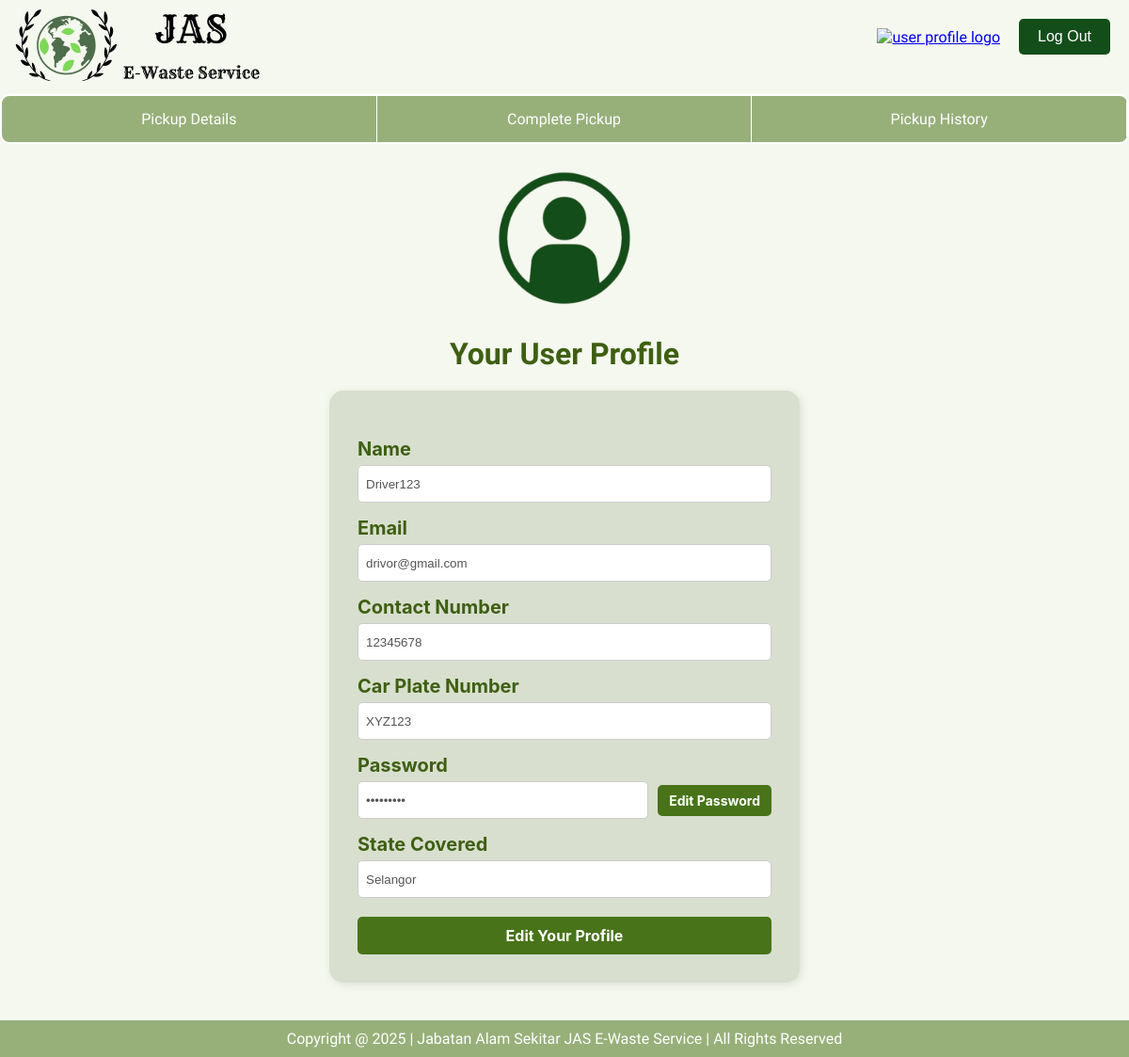
Page /driver/user_profile/ (signed in) on the committed database.
### database/models.py (models this page shows, shortened)
class Driver(models.Model):
    driverID = models.CharField(primary_key=True, max_length=200)
    name = models.CharField(max_length=50)
    email = models.EmailField(max_length=100, unique=True)
    password = models.CharField(max_length=200)
    phoneNumber = models.CharField(max_length=50)
    plateNumber = models.CharField(max_length=50)
    stateCovered = models.CharField(max_length=20)

### driver/views.py (the view)
# urls.py: path('user_profile/', user_profile, name='user_profile'), #Customer Profile
def user_profile(request):
    driverID = request.session.get("user_id")
    userInfo = Driver.objects.get(driverID=driverID)
    return render(request, "driver/userprofile-driver.html", {"profile": userInfo})

### driver/templates/driver/userprofile-driver.html (shortened to what this page needs)
{% extends 'driver/base_driver.html' %}
{% load static %}
{% block extra_css %}
    <link rel="stylesheet" href="{% static 'css/userprofile-driver.css' %}">
{% endblock %}
{% block content %}
    <div class="main-content">
        <div class="container-top">
            <img id="user" src="{% static 'images/userprofilelogonobg.png' %}" width="200"; height="200"; alt="user profile logo">
            <h1> Your User Profile</h1>
        </div>
        <div class="container">
            <div class="profile-form">
                <label>Name</label>
                <input type="text" class="input-box" value="{{profile.name}}"  disabled>
                <label>Email</label>
                <input type="text" class="input-box" value="{{profile.email}}" disabled>
                <label>Contact Number</label>
                <input type="text" class="input-box" value="{{profile.phoneNumber}}" disabled>
                <label>Car Plate Number</label>
                <input type="text" class="input-box"  value="{{profile.plateNumber}}"  disabled>
                <label>Password</label>
                <div class="password-container">
                    <input type="password" class="input-box password-box" value="{{profile.password}}" disabled>
                    <a href="{% url 'driver:edit_password' %}" id="editpassword">Edit Password</a>
                </div>
                <label>State Covered</label>
                <input type="text" class="input-box"  value="{{profile.stateCovered}}" disabled>
                <a href="{% url 'driver:edit_profile' %}" id="edit-profile">Edit Your Profile</a>
            </div>
        </div>
    </div>
{% endblock %}

### static/css/base.css (style rules this page uses)
html, body { height: 100%; margin: 0; display: flex; flex-direction: column; }

### driver/static/css/userprofile-driver.css (style rules this page uses)
body { font-family: 'Sansita Swashed', cursive; background-color: #F5F8EE; color: #3e5f13; text-align: center; padding: 40px; margin-top: 20; }
.profile-form, label { font-family: 'Inter', sans-serif; font-weight: bold; font-size: 20px; }
.container { max-width: 500px; margin: 0 auto; background-color: #D9DFCE; padding: 30px; border-radius: 15px; box-shadow: 2px 2px 10px rgba(0, 0, 0, 0.1); margin-bottom: 40px; }
.profile-form { text-align: left; margin-top: 20px; }
label { font-weight: bold; display: block; margin-top: 15px; margin-bottom: 5px; }
.input-box { width: 100%; height: 40px; padding: 8px; border: 1px solid #ccc; border-radius: 5px; background-color: white; }
.password-container { display: flex; align-items: center; }
.password-box { flex: 1; margin-right: 10px; }
#editpassword { background-color: #487319; color: white; padding: 8px 12px; border-radius: 5px; text-decoration: none; font-size: 14px; }
#edit-profile { display: block; width: 100%; margin-top: 20px; padding: 10px; background-color: #487319; color: white; font-size: 16px; border: none; border-radius: 5px; cursor: pointer; text-align: center; text-decoration: none; }
h1 { margin-bottom: 20px; }

### driver/templates/driver/header-driver.html (style rules this page uses)
* { margin: 0; padding: 0; box-sizing: border-box; }
body { margin: 0; padding: 0; z-index: 1; }

### driver/templates/driver/navbar-driver.html (style rules this page uses)
body { margin: 0; padding: 0; z-index: 2; }

### rows in the picture
Driver: name "Driver123", email "drivor@gmail.com", phoneNumber "12345678", plateNumber "XYZ123", stateCovered "Selangor"
